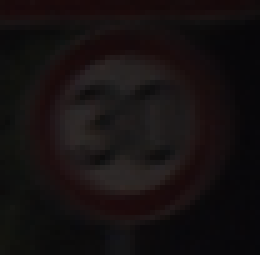
#> input picture NAVEGACION_AUTONOMA/Semana_7/dataset/Train/1/00001_00012_00020.png, 52 x 51 px (shown 5 times larger); its folder holds 2 pictures in this run
$ jupyter execute --allow-errors 3.4_SVM_pedestrianArturo.ipynb
#> lines starting #> are read from the running program, lines starting #| are printed output that depends on the picture
# DETECCION DE PERSONAS CON HOG Y SVM
### https://www.kaggle.com/datasets/constantinwerner/human-detection-dataset

# Se cargan las bibliotecas necesarias

## Entorno de ejecución y referencias

🔗 **Repositorio GitHub:** [https://github.com/joelbecv/MNA_WORKSPACE](https://github.com/joelbecv/MNA_WORKSPACE)
📁 **Archivo:** `3.4_SVM_pedestrianArturo.ipynb`

### ¿Dónde puedo correr este notebook?

| Entorno | Estado | Tiempo estimado |
|---------|--------|-----------------|
| 💻 Mac M5 (local) | ✅ Funciona | 2-5 min |
| ☁️ Google Colab | ✅ Funciona | 2-5 min |

[cell 1]
import matplotlib.image as mpimg
import matplotlib.pyplot as plt
import numpy as np
import seaborn as sns
import cv2
from skimage.feature import hog

# Se importan los dos datasets
### https://docs.python.org/3/library/glob.html

[cell 2]
import glob
person = glob.glob("archive/human detection dataset/1/*.png") #Se actualizan rutas de dataset de personas
no_person = glob.glob("archive/human detection dataset/0/*.png") #Se actualizan rutas de dataset de no personas
#Ahora el modelo carga imágenes de personas y no personas del dataset de detección humana. Es necesario porque las clases ya no son vehículo/no vehículo.

[cell 3]
len(person)

[cell 4]
len(no_person)

# Se muestra una imagen con vehículo

#> (a cell that did not finish here is left out)

# Para fines de demostración se calcula el HOG de la imagen

#> (a cell that did not finish here is left out)

#> (a cell that did not finish here is left out)

#> (a cell that did not finish here is left out)

#> (a cell that did not finish here is left out)

#> (a cell that did not finish here is left out)

# Se extraen las features del HOG para ambos tipos de datos

De la siguiente función, se cambian variables y parametros de vehicle -> a person
e actualiza la variable para acumular características HOG de imágenes con peatones.

[cell 11]
person_hog_accum = []

target_size = (64, 128)  # ancho, alto típico para detección de peatones con HOG

for i in person:
    img_color = cv2.imread(i) #Se hizo el cambio porque algunas imágenes no podían leerse correctamente con mpimg.imread. OpenCV es más estable para cargar imágenes en tareas de visión computacional.
#> img_color is the input picture: shape (51, 52, 3); mean B, G, R 16.9, 16.6, 21.7

    if img_color is None:
        print(f"No se pudo cargar: {i}")
        continue

    img_color = cv2.resize(img_color, target_size) #Este cambio es muy importante. En detección de peatones, HOG normalmente trabaja con ventanas de 64x128. Además, evita errores porque todas las imágenes deben generar vectores HOG del mismo tamaño.
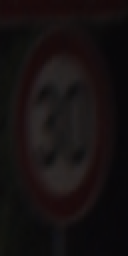
#> img_color: shape (128, 64, 3) (shown 2 times larger); mean B, G, R 16.8, 16.5, 21.5
    img_gray = cv2.cvtColor(img_color, cv2.COLOR_BGR2GRAY)

    person_hog_feature, person_hog_img = hog(img_gray,
                                                orientations=11,
                                                pixels_per_cell=(16,16),
                                                cells_per_block=(2,2),
                                                transform_sqrt=False,
                                                visualize=True,
                                                feature_vector=True
    )
#> person_hog_feature = 924 values, max 0.359 at index 484, min 0 at index 10, mean 0.113

    person_hog_accum.append(person_hog_feature)
#> pass 2 of the loop `for i in person:`:
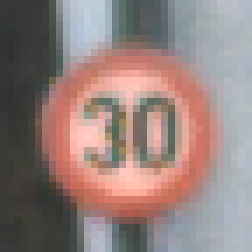
#> input picture NAVEGACION_AUTONOMA/Semana_7/dataset/Train/1/00001_00060_00004.png, 36 x 36 px (shown 7 times larger)
#> img_color is the input picture: shape (36, 36, 3); mean B, G, R 125.4, 128.6, 148
#> `img_color = cv2.resize(img_color, target_size)`:
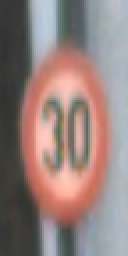
#> img_color: shape (128, 64, 3) (shown 2 times larger); mean B, G, R 125.3, 128.4, 147.8
#> `img_gray = cv2.cvtColor(img_color, cv2.COLOR_BGR2GRAY)`:
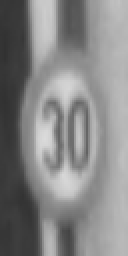
#> img_gray: shape (128, 64) (shown 2 times larger); min 49, max 219, mean 133.9
#> person_hog_feature = 924 values, max 0.459 at index 825, min 0 at index 3, mean 0.1

Ahora la clase positiva 1 representa “persona/peatón”, no vehículo.

[cell 12]
X_person = np.vstack(person_hog_accum).astype(np.float64)
y_person = np.ones(len(X_person))
#> y_person = [1, 1]

[cell 13]
X_person.shape
#> Out = (2, 924)

[cell 14]
y_person.shape
#> Out = (2,)
